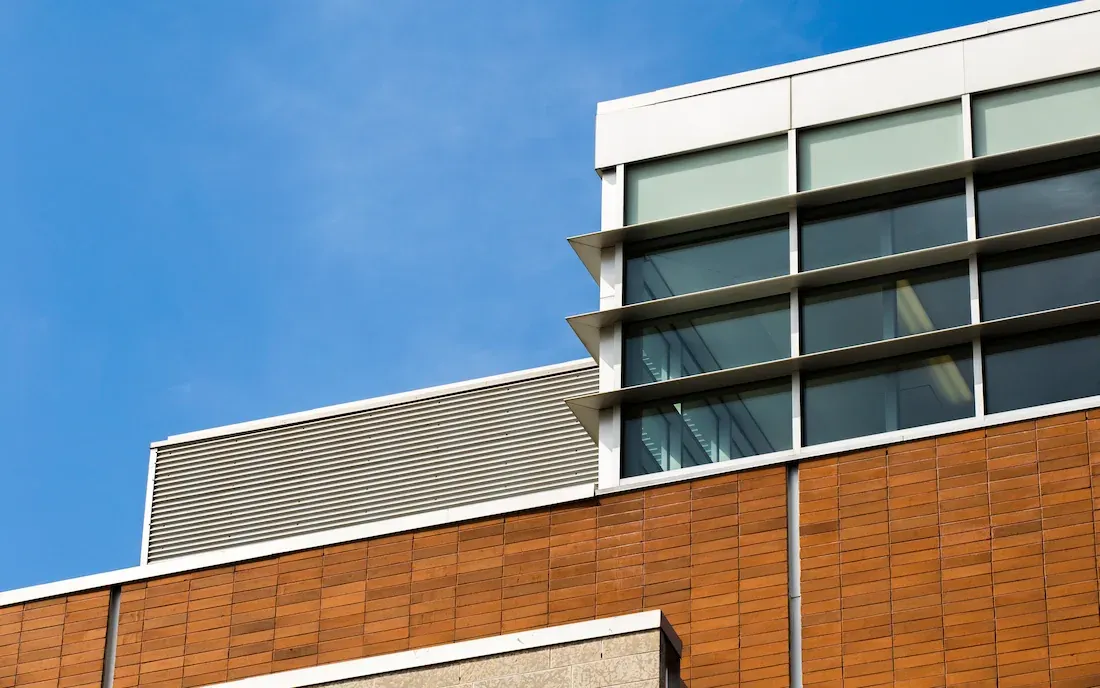
#> input picture Lab 5/Feature Detection and Description/Corner detection with Harris Corner Detection/pic.webp, 1100 x 688 px
$ jupyter execute 'Harris Corner Detection.ipynb'
#> lines starting #> are read from the running program, lines starting #| are printed output that depends on the picture; after the words box and inside, x2 and y2 are one past the last pixel; in counts of white or black regions, pixels touching at a corner belong together
## <b> Python | Corner detection with Harris Corner Detection method using OpenCV<b>

[cell 1]
import cv2
import numpy as np
import matplotlib.pyplot as plt

image_path = "pic.webp"
image = cv2.imread(image_path)
#> image is the input picture: shape (688, 1100, 3); mean B, G, R 142.6, 133.3, 121.9

operatedImage = cv2.cvtColor(image, cv2.COLOR_BGR2GRAY)
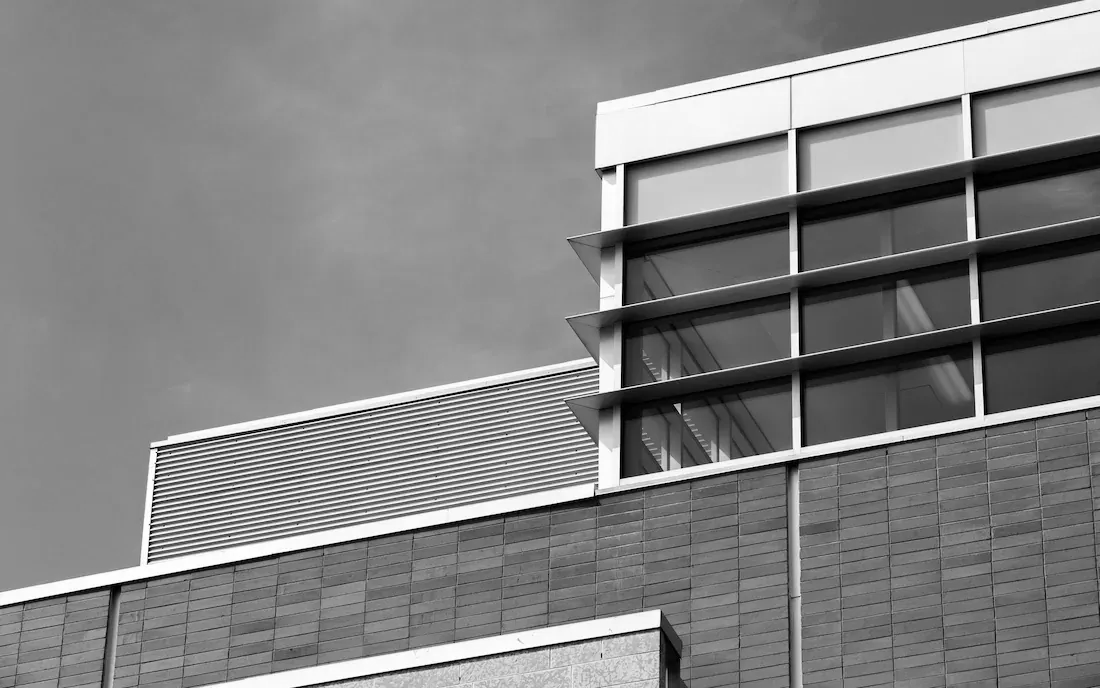
#> operatedImage: shape (688, 1100); min 0, max 255, mean 130.9
operatedImage = np.float32(operatedImage)


dest = cv2.cornerHarris(operatedImage, 17, 21, 0.01)
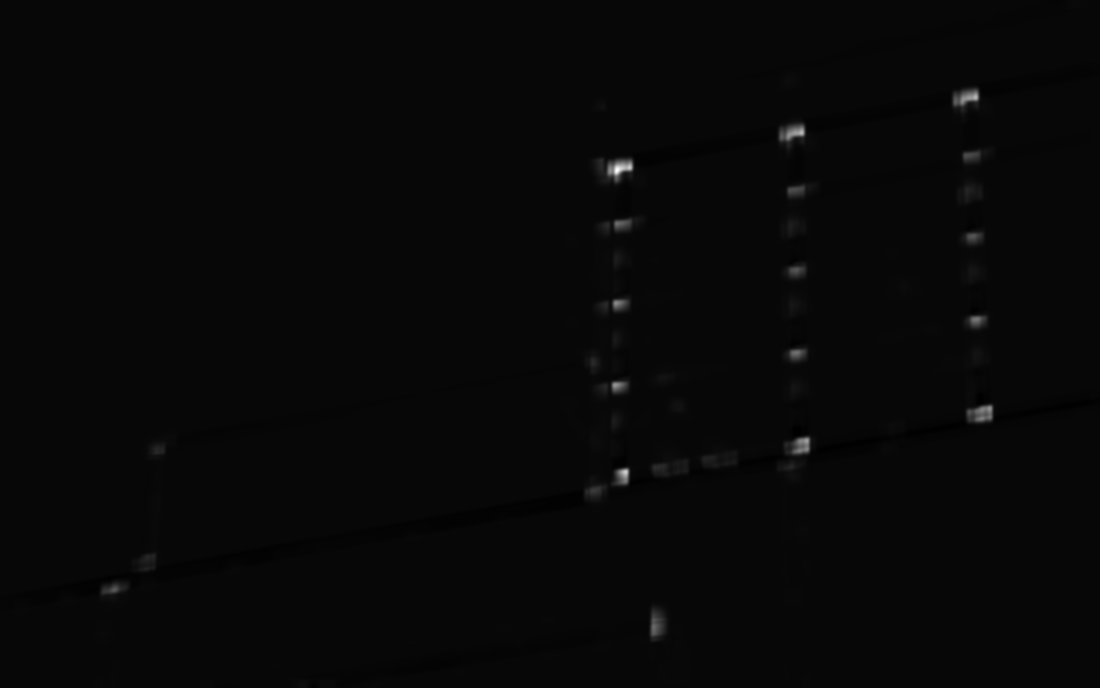
#> dest: shape (688, 1100) float32; min -1.82e+26, max 5.78e+27, mean 1.19e+25; drawn with min black and max white
dest = cv2.dilate(dest, None)

image[dest > 0.01 * dest.max()] = [0, 0, 255]
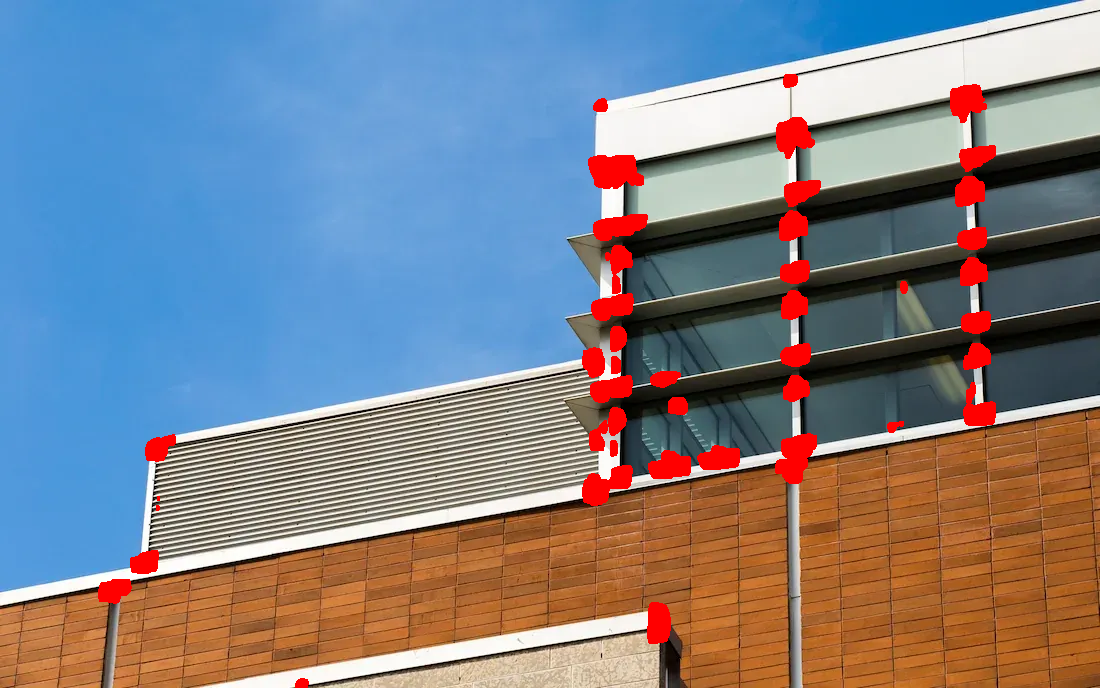
#> image: shape (688, 1100, 3); 3.43% of pixels changed, all inside (x1, y1, x2, y2) = (98, 74, 996, 688)
image_rgb = cv2.cvtColor(image, cv2.COLOR_BGR2RGB)

plt.imshow(image_rgb)
plt.title('Harris Corner Detection')
plt.axis('off')
plt.show()
